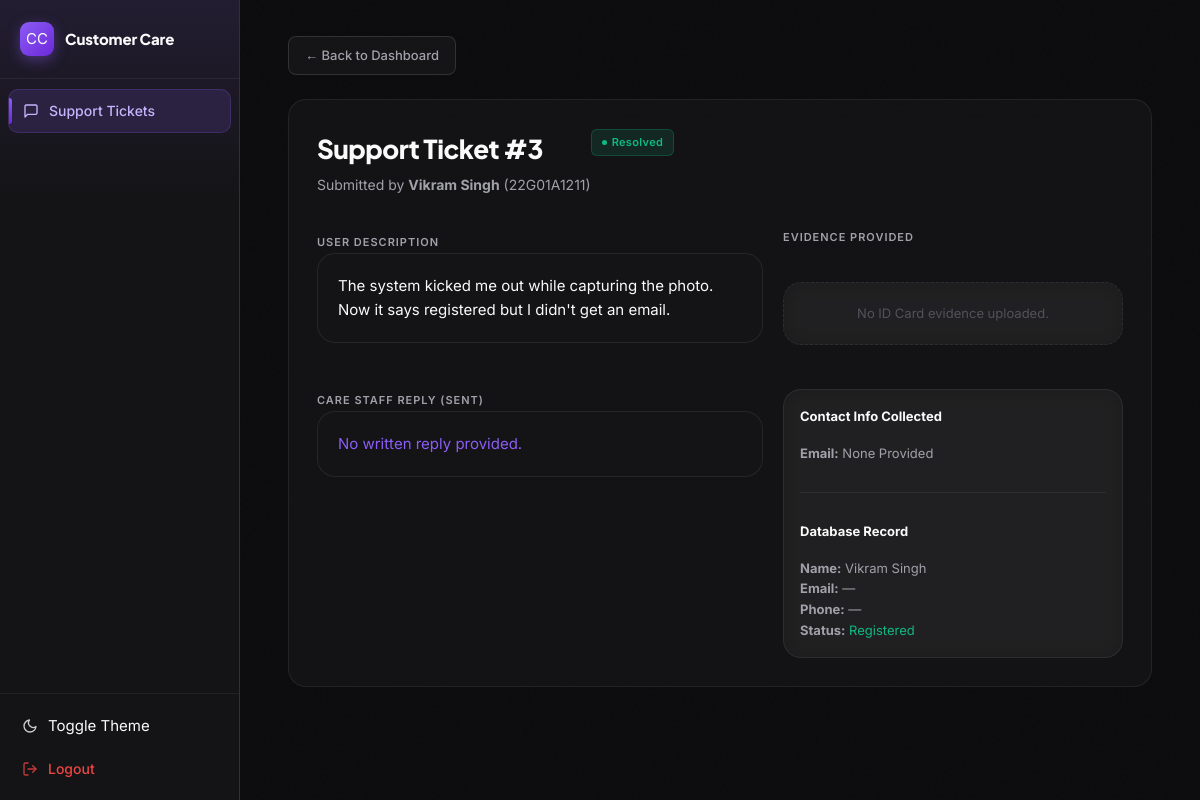
/care/complaints/3 (signed in), run on the app's committed database.
### tables this page shows
CREATE TABLE complaints (
            complaint_id  INTEGER PRIMARY KEY AUTOINCREMENT,
            name          TEXT NOT NULL,
            roll_number   TEXT NOT NULL,
            description   TEXT NOT NULL,
            id_card_path  TEXT,
            status        TEXT DEFAULT 'pending'
        , email TEXT, admin_response TEXT);

CREATE TABLE voters (
            voter_id      INTEGER PRIMARY KEY AUTOINCREMENT,
            roll_number   TEXT NOT NULL UNIQUE,
            name          TEXT NOT NULL,
            department    TEXT NOT NULL,
            email         TEXT,
            phone         TEXT,
            photo         TEXT,
            has_voted     INTEGER DEFAULT 0,
            is_registered INTEGER DEFAULT 0
        , face_encoding TEXT, password_hash TEXT);

### app.py (the view)
@app.route('/care/complaints/<int:complaint_id>')
@care_required
def care_complaint_detail(complaint_id):
    db = get_db()
    complaint = db.execute(
        "SELECT * FROM complaints WHERE complaint_id=?", (complaint_id,)
    ).fetchone()
    if not complaint:
        db.close()
        abort(404)
    voter = db.execute(
        "SELECT * FROM voters WHERE roll_number=?", (complaint['roll_number'],)
    ).fetchone()
    db.close()
    return render_template('care/complaint_detail.html', complaint=complaint, voter=voter)

### app.py (called while the page is built)
def care_required(f):
    @wraps(f)
    def decorated(*args, **kwargs):
        if not session.get('care_logged_in'):
            return redirect(url_for('care_login'))
        return f(*args, **kwargs)
    return decorated

### database.py (called while the page is built)
def get_db():
    if USE_POSTGRES and PSYCOPG2_AVAILABLE:
        conn = psycopg2.connect(DATABASE_URL, cursor_factory=DictCursor)
        return PostgresConnectionWrapper(conn)
    else:
        conn = sqlite3.connect(DB_PATH)
        conn.row_factory = sqlite3.Row
        conn.execute("PRAGMA foreign_keys = ON")
        return conn

### templates/care/complaint_detail.html (shortened to what this page needs)
{% extends "base_care.html" %}
{% block content %}
<div style="margin-bottom:24px;">
  <a href="{{ url_for('care_dashboard') }}" class="btn-ghost btn-sm">← Back to Dashboard</a>
</div>
<div class="card">
<div class="page-header">
  <div class="flex justify-between items-start">
    <div>
      <h1>Support Ticket #{{ complaint.complaint_id }}</h1>
      <p>Submitted by <strong class="text-0">{{ complaint.name }}</strong> ({{ complaint.roll_number }})</p>
    </div>
    <div>
      {% if complaint.status == 'pending' %}
        <span class="badge badge-pending">Awaiting Action</span>
      {% elif complaint.status == 'resolved' %}
        <span class="badge badge-resolved">Resolved</span>
      {% else %}
        <span class="badge badge-rejected">Closed</span>
      {% endif %}
    </div>
  </div>
</div>
  <div class="dashboard-grid">
    <div class="dashboard-col">
      <div class="mb-24">
        <label class="form-label mb-16">User Description</label>
        <div class="card" style="background:var(--bg-1); padding: 20px; font-size: 15px;">
          {{ complaint.description }}
        </div>
      </div>
      {% if complaint.status == 'pending' %}
        <div class="card" style="border-color: var(--accent-border);">
          <h3 class="mb-16">Compose Email Reply & Resolve</h3>
          <p class="text-muted text-sm mb-16">This message will be emailed directly to <strong>{{ complaint.email or voter.email or 'N/A (No Email Provided)' }}</strong> when you resolve or reject this ticket.</p>
          <form method="POST" action="{{ url_for('care_complaint_resolve', complaint_id=complaint.complaint_id) }}" id="resolveForm">
            <div class="form-group mb-16">
              <textarea class="form-input" name="admin_response" placeholder="Type your reply to the voter here..." rows="4" required></textarea>
            </div>
            <h4 class="text-sm mb-16 mt-24" style="border-top: 1px solid var(--border); padding-top: 16px;">Update Voter Records (Optional)</h4>
            <div class="flex gap-12 mb-24">
              <div class="form-group w-full">
                <label class="form-label">Correct Name</label>
                <input class="form-input" type="text" name="new_name" placeholder="If incorrect...">
              </div>
              <div class="form-group w-full">
                <label class="form-label">Correct Email</label>
                <input class="form-input" type="email" name="new_email" placeholder="If incorrect..." value="{{ complaint.email or '' }}">
              </div>
            </div>
            <div class="flex gap-12">
              <button type="submit" class="btn-primary w-full">Resolve & Send Email</button>
              <button type="button" class="btn-danger w-full" onclick="document.getElementById('rejectForm').submit();">Reject Ticket</button>
            </div>
          </form>
          <form method="POST" action="{{ url_for('care_complaint_reject', complaint_id=complaint.complaint_id) }}" id="rejectForm" style="display:none;">
            <input type="hidden" name="admin_response" id="rejectResponse">
          </form>
          <script>
            // Ensure the rejection form gets the typed admin response before submission
            document.getElementById('rejectForm').addEventListener('submit', function(e) {
              document.getElementById('rejectResponse').value = document.querySelector('textarea[name="admin_response"]').value;
              if(!document.getElementById('rejectResponse').value) {
                e.preventDefault();
                alert('Please type an email reply before rejecting.');
              }
            });
          </script>
        </div>
      {% else %}
        <div class="mb-24">
          <label class="form-label mb-16">Care Staff Reply (Sent)</label>
          <div class="card" style="background:var(--bg-1); color:var(--accent); font-size:15px; padding: 20px;">
            {{ complaint.admin_response or 'No written reply provided.' }}
          </div>
        </div>
      {% endif %}
    </div>
    <div class="dashboard-col">
      <label class="form-label mb-16">Evidence Provided</label>
      {% if complaint.id_card_path %}
        <div class="id-card-preview mb-24">
          <img src="{{ url_for('static', filename=complaint.id_card_path) }}" alt="Provided ID Card">
        </div>
      {% else %}
        <div class="card text-center text-dim text-sm mb-24" style="border-style: dashed; padding: 20px;">
          No ID Card evidence uploaded.
        </div>
      {% endif %}
      <div class="card" style="padding: 16px;">
        <h4 class="text-sm mb-16">Contact Info Collected</h4>
        <div class="text-sm text-muted mb-8"><strong>Email:</strong> <span class="text-0">{{ complaint.email or 'None Provided' }}</span></div>
        <div class="divider"></div>
        <h4 class="text-sm mb-16">Database Record</h4>
        {% if voter %}
          <div class="text-sm text-muted mb-8"><strong>Name:</strong> <span class="text-0">{{ voter.name }}</span></div>
          <div class="text-sm text-muted mb-8"><strong>Email:</strong> <span class="text-0">{{ voter.email or '—' }}</span></div>
          <div class="text-sm text-muted mb-8"><strong>Phone:</strong> <span class="text-0">{{ voter.phone or '—' }}</span></div>
          <div class="text-sm text-muted"><strong>Status:</strong>
            {% if voter.is_registered %}<span class="text-success">Registered</span>{% else %}<span class="text-danger">Pending</span>{% endif %}
          </div>
        {% else %}
          <div class="text-danger text-sm">Roll Number {{ complaint.roll_number }} missing from DB.</div>
        {% endif %}
      </div>
    </div>
  </div>
</div>
{% endblock %}

### static/css/main.css (style rules this page uses)
:root { --bg-0: #0C0C0E; --bg-1: #141416; --bg-2: #1C1C1F; --bg-3: #242428; --accent: #8B5CF6; --accent-2: #6D28D9; --accent-dim: rgba(139,92,246,0.12); --accent-glow: rgba(139,92,246,0.28); --accent-border: rgba(139,92,246,0.35); --success: #10B981; --success-dim: rgba(16,185,129,0.1); --warn: #F59E0B; --warn-dim: rgba(245,158,11,0.1); --danger: #EF4444; --danger-dim: rgba(239,68,68,0.1); --text-0: #FAFAFA; --text-1: #A1A1AA; --text-2: #52525B; --border: rgba(255,255,255,0.06); --border-hi: rgba(139,92,246,0.5); --border-bright: rgba(255,255,255,0.12); --radius-sm: 10px; --radius-md: 14px; --radius-lg: 18px; --radius-xl: 24px; --font-display: 'Plus Jakarta Sans', sans-serif; --font-body: 'Inter', sans-serif; --font-mono: 'DM Mono', monospace; --transition: all 0.2s cubic-bezier(0.4, 0, 0.2, 1); --transition-slow: all 0.35s cubic-bezier(0.4, 0, 0.2, 1); --glass-bg: rgba(255,255,255,0.032); --glass-border: rgba(255,255,255,0.075); --glass-shadow: 0 8px 32px rgba(0,0,0,0.5), 0 1px 0 rgba(255,255,255,0.05) inset; }
*, *::before, *::after { box-sizing: border-box; margin: 0; padding: 0; }
html { font-size: 15px; scroll-behavior: smooth; }
body { background: var(--bg-0); color: var(--text-0); font-family: var(--font-body); line-height: 1.6; -webkit-font-smoothing: antialiased; -moz-osx-font-smoothing: grayscale; }
a { color: inherit; text-decoration: none; }
body::before { content: ''; position: fixed; inset: 0; pointer-events: none; z-index: 0; opacity: 0.4; }
.card { background: var(--glass-bg); backdrop-filter: blur(12px); -webkit-backdrop-filter: blur(12px); border: 1px solid var(--glass-border); border-radius: var(--radius-lg); padding: 28px; transition: var(--transition); position: relative; }
.btn-ghost { display: inline-flex; align-items: center; justify-content: center; gap: 7px; background: rgba(255,255,255,0.04); border: 1px solid var(--border-bright); color: var(--text-1); border-radius: var(--radius-sm); padding: 12px 24px; font-size: 14px; font-weight: 500; cursor: pointer; transition: var(--transition); backdrop-filter: blur(8px); }
.btn-sm { padding: 8px 16px; font-size: 13px; border-radius: 8px; }
.form-label { font-size: 11px; font-weight: 600; letter-spacing: 0.09em; text-transform: uppercase; color: var(--text-1); }
.badge { display: inline-flex; align-items: center; gap: 5px; padding: 4px 10px; border-radius: 6px; font-size: 11px; font-weight: 600; letter-spacing: 0.03em; }
.badge::before { content: ''; width: 5px; height: 5px; border-radius: 50%; background: currentColor; flex-shrink: 0; }
.badge-resolved { background: rgba(16,185,129,0.12); color: #10B981; border: 1px solid rgba(16,185,129,0.25); }
.page-header { margin-bottom: 32px; }
.page-header h1 { font-family: var(--font-display); font-size: 26px; font-weight: 800; color: var(--text-0); letter-spacing: -0.02em; }
.page-header p { font-size: 14px; color: var(--text-1); margin-top: 5px; }
.divider { height: 1px; background: var(--border); margin: 28px 0; }
.flex { display: flex; }
.mb-16 { margin-bottom: 16px; }
.mb-24 { margin-bottom: 24px; }
.text-center { text-align: center; }
.text-sm { font-size: 13px; }
.text-muted { color: var(--text-1); }
.text-dim { color: var(--text-2); }
.text-success { color: var(--success); }
.dashboard-grid { display: grid; grid-template-columns: 1fr 340px; gap: 20px; margin-top: 24px; }
.dashboard-col { display: flex; flex-direction: column; gap: 20px; }

### data on the page
complaints: complaint_id "3", name "Vikram Singh", roll_number "22G01A1211", description "The system kicked me out while capturing the photo. Now it says registered but I didn't get an email."
voters: name "Vikram Singh"

### other printed values
{{ complaint.admin_response or 'No written reply provided.' }} "No written reply provided."
{{ complaint.email or 'None Provided' }} "None Provided"
{{ voter.email or '—' }} "—"
{{ voter.phone or '—' }} "—"
